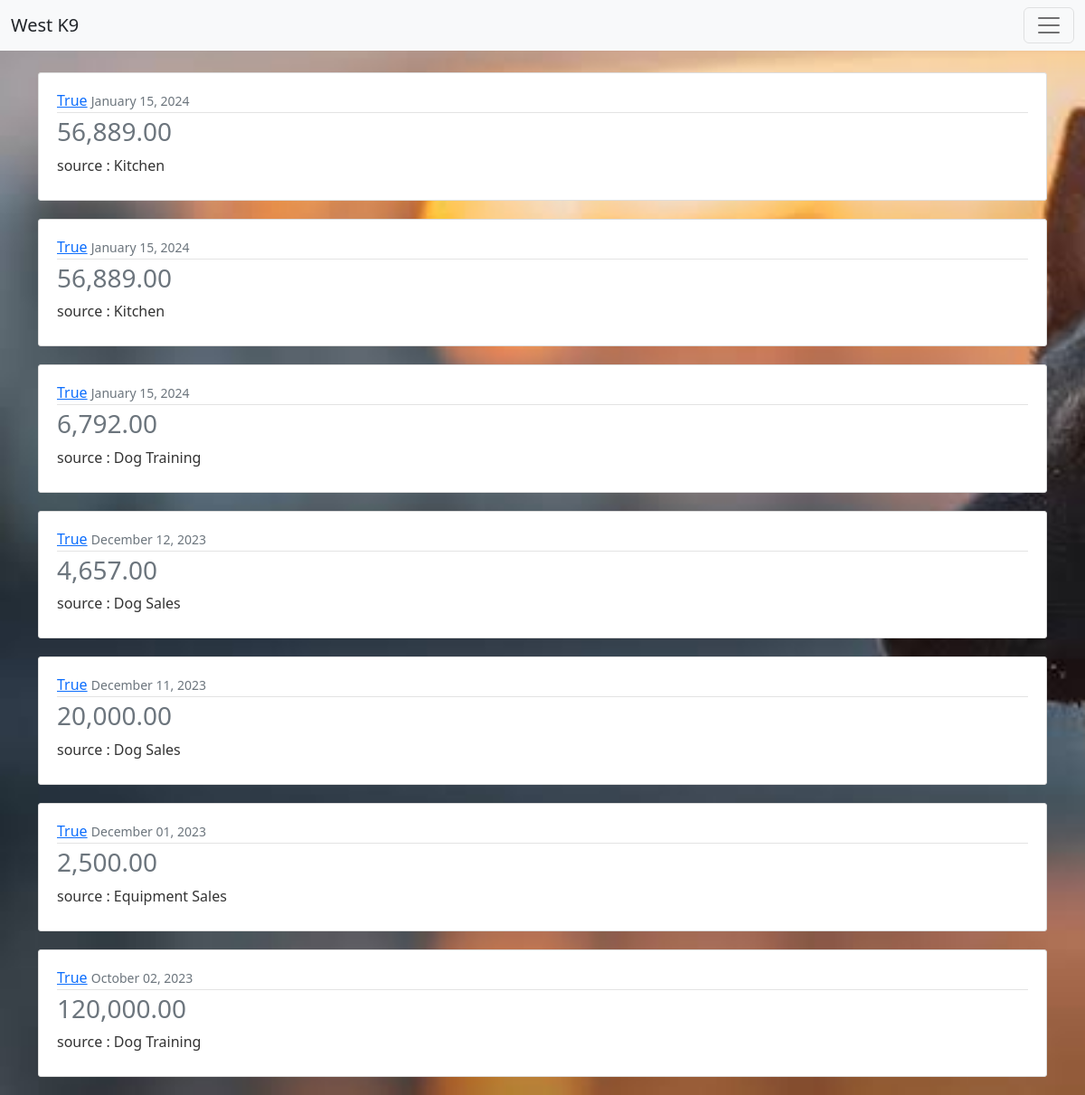
The app's page /income/ (signed in) with its own data.
### finance/models.py (models this page shows, shortened)
class Income(models.Model):
    user = models.ForeignKey(CustomUser, on_delete=models.CASCADE)
    category = models.CharField(max_length=2, choices=Category.SELECTION_CHOICES , default = 0)
    amount = models.IntegerField()
    date_joined = models.DateTimeField(default=timezone.now)

### users/models.py (models this page shows)
class CustomUser(AbstractBaseUser,PermissionsMixin):
    username = models.CharField(max_length = 30,  blank=False)
    email = models.EmailField(_("email address"), unique=True)
    is_staff = models.BooleanField(default=False)
    is_active = models.BooleanField(default=True)
    date_joined = models.DateTimeField(default=timezone.now)
    USERNAME_FIELD = "email"
    REQUIRED_FIELDS = ['username']
    objects = CustomUserManager()
    def __str__(self):
        return self.username

### finance/views.py (the view)
# urls.py: path('income/', IncomeListView.as_view(), name='income-list'),
class IncomeListView(LoginRequiredMixin, ListView):
    model = Income
    template_name = 'finance/income.html'
    context_object_name = 'income_list'
    ordering = ['-date_joined']

### finance/templates/finance/income.html (shortened to what this page needs)
{% extends "finance/base.html" %}
{% load humanize %}
{% block content %}
    {% for income in income_list %}
        <article class="media content-section">
            <div class="media-body">
                <div class="flex article-metadata">
                    <a class="mr-2" href="#">{{ income.user }}</a>
                    <small class="text-muted">{{ income.date_joined|date:"F d, Y" }}</small>
                </div>
                <h3 class="text-muted">
                    {{ income.amount|floatformat:2|intcomma }}
                </h3>
                <p class="article-content text-medium">source : {{ income.get_category_display }}</p>
            </div>
        </article>
    {% endfor %}
{% endblock %}

### finance/templates/finance/base.html (shortened to what this page needs)
{% load static %}
<!DOCTYPE html>
<html lang="en">
<head>
    <link href="https://cdn.jsdelivr.net/npm/bootstrap@5.2.3/dist/css/bootstrap.min.css" rel="stylesheet">
    <link rel="stylesheet" href="{% static 'finance/main.css' %}">
</head>
<body >
  <div>
    <nav class="navbar bg-light fixed-top">
      <div class="container-fluid">
        <a class="navbar-brand text-dark" href="{% url 'home'%}"> West K9</a>
        <button class="navbar-toggler" type="button" data-bs-toggle="offcanvas" data-bs-target="#offcanvasNavbar" aria-controls="offcanvasNavbar">
          <span class="navbar-toggler-icon"></span>
        </button>
      </div>
    </nav>
      <div class="container">
        {% block content %}{% endblock %}
      </div>
  </div>
</body>
</html>

### finance/static/finance/main.css (style rules this page uses)
body { background: #fafafa; color: #333333; margin-top: 5rem; }
h1, h2, h3, h4, h5, h6 { color: #444444; }
.content-section { background: #ffffff; padding: 10px 20px; border: 1px solid #dddddd; border-radius: 3px; margin-bottom: 20px; }
.article-content { white-space: pre-line; }
.article-metadata { padding-bottom: 1px; margin-bottom: 4px; border-bottom: 1px solid #e3e3e3 }

### records on screen
Income: user "True", date_joined "January 15, 2024", amount "56,889.00", category "Kitchen"
Income: user "True", date_joined "January 15, 2024", amount "56,889.00", category "Kitchen"
Income: user "True", date_joined "January 15, 2024", amount "6,792.00", category "Dog Training"
Income: user "True", date_joined "December 12, 2023", amount "4,657.00", category "Dog Sales"
Income: user "True", date_joined "December 11, 2023", amount "20,000.00", category "Dog Sales"
Income: user "True", date_joined "December 01, 2023", amount "2,500.00", category "Equipment Sales"
Income: user "True", date_joined "October 02, 2023", amount "120,000.00", category "Dog Training"
